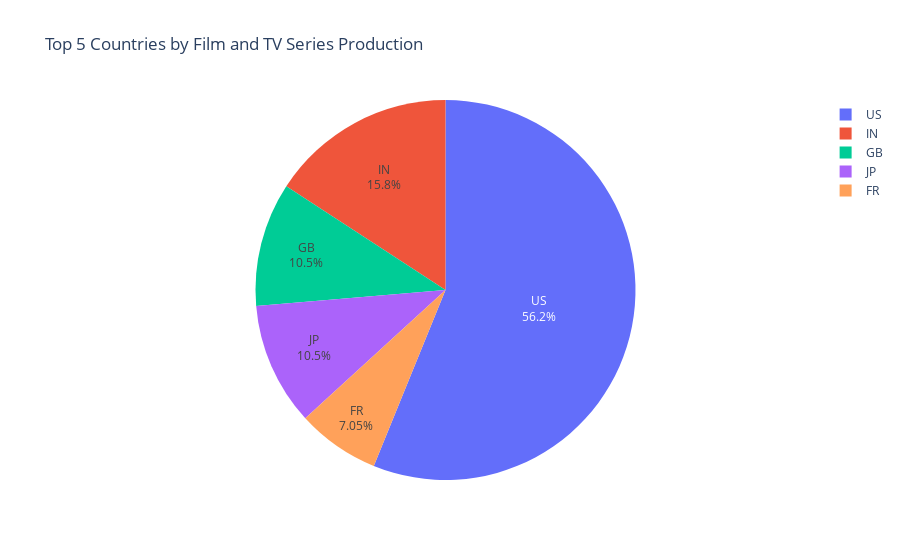

Source (notebook cell):
### Code cell
# Creating the pie chart
df_new = df_titles.groupby('production_countries')['title'].count().sort_values(ascending=False).head(5)

value = df_new.values
name = df_new.index

fig = px.pie(df_new, values=value, names= name, title='Top 5 Countries by Film and TV Series Production', labels={'names': name})
fig.update_traces(textinfo= 'percent+label')
fig.show()

### Figure 1 — Plotly figure (JSON) as saved in the notebook; plotly's stock layout.template omitted (floating-point values rounded to 4 significant figures)
{"data": [{"domain": {"x": [0, 1], "y": [0, 1]}, "hovertemplate": "production_countries=%{label}<br>value=%{value}<extra></extra>", "labels": ["US", "IN", "GB", "JP", "FR"], "legendgroup": "", "name": "", "showlegend": true, "textinfo": "percent+label", "type": "pie", "values": [5904, 1662, 1107, 1099, 741]}], "layout": {"legend": {"tracegroupgap": 0}, "title": {"text": "Top 5 Countries by Film and TV Series Production"}}}
